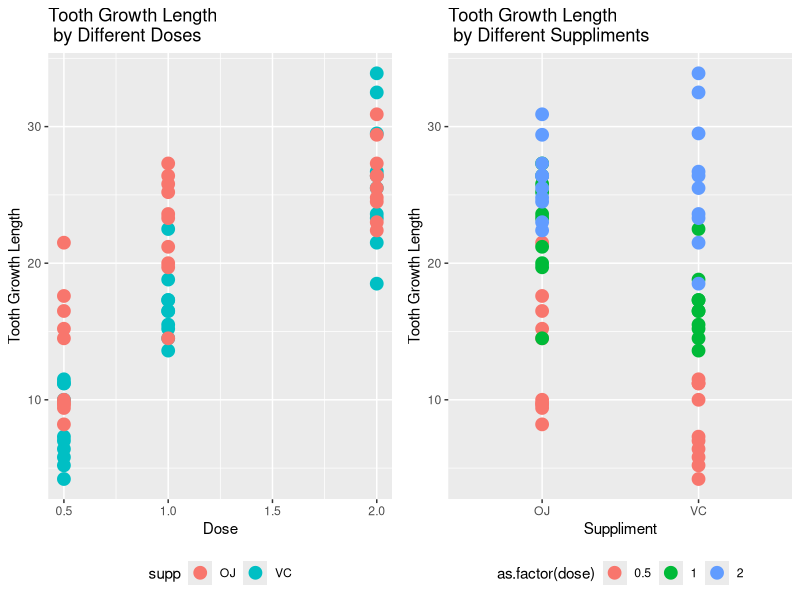

This chart was generated by the following R code:
## ---- chunk 1
require(knitr)
library(ggplot2)
library(dplyr)
## ---- chunk 2
data(ToothGrowth)
attach(ToothGrowth)
summary(ToothGrowth)
table(supp)
table(dose)

## ---- chunk 3
require(grid)
multiplot <- function(..., plotlist=NULL, file, cols=1, layout=NULL) {
  library(grid)

  # Make a list from the ... arguments and plotlist
  plots <- c(list(...), plotlist)

  numPlots = length(plots)

  # If layout is NULL, then use 'cols' to determine layout
  if (is.null(layout)) {
    # Make the panel
    # ncol: Number of columns of plots
    # nrow: Number of rows needed, calculated from # of cols
    layout <- matrix(seq(1, cols * ceiling(numPlots/cols)),
                    ncol = cols, nrow = ceiling(numPlots/cols))
  }

 if (numPlots==1) {
    print(plots[[1]])

  } else {
    # Set up the page
    grid.newpage()
    pushViewport(viewport(layout = grid.layout(nrow(layout), ncol(layout))))

    # Make each plot, in the correct location
    for (i in 1:numPlots) {
      # Get the i,j matrix positions of the regions that contain this subplot
      matchidx <- as.data.frame(which(layout == i, arr.ind = TRUE))

      print(plots[[i]], vp = viewport(layout.pos.row = matchidx$row,
                                      layout.pos.col = matchidx$col))
    }
  }
}

p1 <- ggplot(ToothGrowth, aes(x = dose, y = len, color = supp)) + geom_point(size = 4) + ggtitle("Tooth Growth Length\n by Different Doses") + labs(x = "Dose", y = "Tooth Growth Length") + theme(legend.position = "bottom")

p2 <- ggplot(ToothGrowth, aes(x = supp, y = len, color = as.factor(dose))) + geom_point(size = 4) + ggtitle("Tooth Growth Length\n by Different Suppliments") + labs(x = "Suppliment", y = "Tooth Growth Length") + theme(legend.position = "bottom")

multiplot(p1, p2, cols=2)
## ---- chunk 4
g_d5 <- ToothGrowth[dose %in% 0.5, ]$len
g_d10 <- ToothGrowth[dose %in% 1.0, ]$len
g_d20 <- ToothGrowth[dose %in% 2.0, ]$len
g_vc <- ToothGrowth[supp %in% "VC", ]$len
g_oj <- ToothGrowth[supp %in% "OJ", ]$len


## ---- chunk 5
t.test(g_d5, g_d10, paired = FALSE, var.equal = FALSE)
## ---- chunk 6
t.test(g_d5, g_d20, paired = FALSE, var.equal = FALSE)
## ---- chunk 7
t.test(g_d10, g_d20, paired = FALSE, var.equal = FALSE)
## ---- chunk 8
t.test(g_oj, g_vc, paired = FALSE, var.equal = TRUE)
t.test(g_oj, g_vc, paired = FALSE, var.equal = FALSE)
